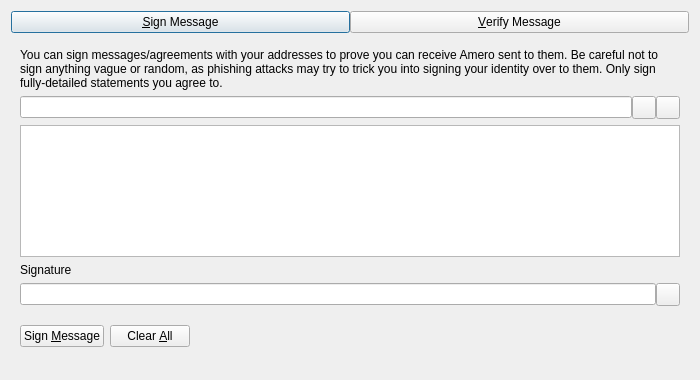
<?xml version="1.0" encoding="UTF-8"?>
<ui version="4.0">
 <class>SignVerifyMessageDialog</class>
 <widget class="QDialog" name="SignVerifyMessageDialog">
  <property name="geometry">
   <rect>
    <x>0</x>
    <y>0</y>
    <width>700</width>
    <height>380</height>
   </rect>
  </property>
  <property name="windowTitle">
   <string>Signatures - Sign / Verify a Message</string>
  </property>
  <property name="modal">
   <bool>true</bool>
  </property>
  <layout class="QVBoxLayout" name="verticalLayout">
   <item>
    <layout class="QHBoxLayout" name="horizontalLayout_Buttons_2">
     <property name="spacing">
      <number>0</number>
     </property>
     <property name="topMargin">
      <number>0</number>
     </property>
     <item>
      <widget class="QPushButton" name="btnSignMessage">
       <property name="text">
        <string>&amp;Sign Message</string>
       </property>
       <property name="checkable">
        <bool>true</bool>
       </property>
      </widget>
     </item>
     <item>
      <widget class="QPushButton" name="btnVerifyMessage">
       <property name="text">
        <string>&amp;Verify Message</string>
       </property>
       <property name="checkable">
        <bool>true</bool>
       </property>
      </widget>
     </item>
    </layout>
   </item>
   <item>
    <widget class="QStackedWidget" name="stackedWidgetSig">
     <property name="minimumSize">
      <size>
       <width>0</width>
       <height>0</height>
      </size>
     </property>
     <property name="currentIndex">
      <number>0</number>
     </property>
     <widget class="QWidget" name="pageSignMessage">
      <layout class="QVBoxLayout" name="verticalLayout_SM">
       <item>
        <widget class="QLabel" name="infoLabel_SM">
         <property name="text">
          <string>You can sign messages/agreements with your addresses to prove you can receive Amero sent to them. Be careful not to sign anything vague or random, as phishing attacks may try to trick you into signing your identity over to them. Only sign fully-detailed statements you agree to.</string>
         </property>
         <property name="textFormat">
          <enum>Qt::PlainText</enum>
         </property>
         <property name="wordWrap">
          <bool>true</bool>
         </property>
        </widget>
       </item>
       <item>
        <layout class="QHBoxLayout" name="horizontalLayout_1_SM">
         <property name="spacing">
          <number>0</number>
         </property>
         <item>
          <widget class="QValidatedLineEdit" name="addressIn_SM">
           <property name="toolTip">
            <string>The Amero address to sign the message with</string>
           </property>
          </widget>
         </item>
         <item>
          <widget class="QToolButton" name="addressBookButton_SM">
           <property name="toolTip">
            <string>Choose previously used address</string>
           </property>
           <property name="text">
            <string/>
           </property>
           <property name="shortcut">
            <string>Alt+A</string>
           </property>
          </widget>
         </item>
         <item>
          <widget class="QToolButton" name="pasteButton_SM">
           <property name="toolTip">
            <string>Paste address from clipboard</string>
           </property>
           <property name="text">
            <string/>
           </property>
           <property name="shortcut">
            <string>Alt+P</string>
           </property>
          </widget>
         </item>
        </layout>
       </item>
       <item>
        <widget class="QPlainTextEdit" name="messageIn_SM">
         <property name="toolTip">
          <string>Enter the message you want to sign here</string>
         </property>
        </widget>
       </item>
       <item>
        <widget class="QLabel" name="signatureLabel_SM">
         <property name="text">
          <string>Signature</string>
         </property>
         <property name="textFormat">
          <enum>Qt::PlainText</enum>
         </property>
        </widget>
       </item>
       <item>
        <layout class="QHBoxLayout" name="horizontalLayout_2_SM">
         <property name="spacing">
          <number>0</number>
         </property>
         <item>
          <widget class="QLineEdit" name="signatureOut_SM">
           <property name="readOnly">
            <bool>true</bool>
           </property>
          </widget>
         </item>
         <item>
          <widget class="QToolButton" name="copySignatureButton_SM">
           <property name="toolTip">
            <string>Copy the current signature to the system clipboard</string>
           </property>
           <property name="text">
            <string/>
           </property>
          </widget>
         </item>
        </layout>
       </item>
       <item>
        <layout class="QHBoxLayout" name="horizontalLayout_3_SM">
         <item>
          <widget class="QPushButton" name="signMessageButton_SM">
           <property name="toolTip">
            <string>Sign the message to prove you own this Amero address</string>
           </property>
           <property name="text">
            <string>Sign &amp;Message</string>
           </property>
           <property name="autoDefault">
            <bool>false</bool>
           </property>
          </widget>
         </item>
         <item>
          <widget class="QPushButton" name="clearButton_SM">
           <property name="toolTip">
            <string>Reset all sign message fields</string>
           </property>
           <property name="text">
            <string>Clear &amp;All</string>
           </property>
           <property name="autoDefault">
            <bool>false</bool>
           </property>
          </widget>
         </item>
         <item>
          <spacer name="horizontalSpacer_1_SM">
           <property name="orientation">
            <enum>Qt::Horizontal</enum>
           </property>
           <property name="sizeHint" stdset="0">
            <size>
             <width>40</width>
             <height>48</height>
            </size>
           </property>
          </spacer>
         </item>
         <item>
          <widget class="QLabel" name="statusLabel_SM">
           <property name="text">
            <string/>
           </property>
           <property name="wordWrap">
            <bool>true</bool>
           </property>
          </widget>
         </item>
         <item>
          <spacer name="horizontalSpacer_2_SM">
           <property name="orientation">
            <enum>Qt::Horizontal</enum>
           </property>
           <property name="sizeHint" stdset="0">
            <size>
             <width>40</width>
             <height>48</height>
            </size>
           </property>
          </spacer>
         </item>
        </layout>
       </item>
      </layout>
     </widget>
     <widget class="QWidget" name="pageVerifyMessage">
      <layout class="QVBoxLayout" name="verticalLayout_VM">
       <item>
        <widget class="QLabel" name="infoLabel_VM">
         <property name="text">
          <string>Enter the receiver's address, message (ensure you copy line breaks, spaces, tabs, etc. exactly) and signature below to verify the message. Be careful not to read more into the signature than what is in the signed message itself, to avoid being tricked by a man-in-the-middle attack. Note that this only proves the signing party receives with the address, it cannot prove sendership of any transaction!</string>
         </property>
         <property name="textFormat">
          <enum>Qt::PlainText</enum>
         </property>
         <property name="alignment">
          <set>Qt::AlignLeading|Qt::AlignLeft|Qt::AlignTop</set>
         </property>
         <property name="wordWrap">
          <bool>true</bool>
         </property>
        </widget>
       </item>
       <item>
        <layout class="QHBoxLayout" name="horizontalLayout_1_VM">
         <property name="spacing">
          <number>0</number>
         </property>
         <item>
          <widget class="QValidatedLineEdit" name="addressIn_VM">
           <property name="toolTip">
            <string>The Amero address the message was signed with</string>
           </property>
          </widget>
         </item>
         <item>
          <widget class="QToolButton" name="addressBookButton_VM">
           <property name="toolTip">
            <string>Choose previously used address</string>
           </property>
           <property name="text">
            <string/>
           </property>
           <property name="shortcut">
            <string>Alt+A</string>
           </property>
          </widget>
         </item>
        </layout>
       </item>
       <item>
        <widget class="QPlainTextEdit" name="messageIn_VM"/>
       </item>
       <item>
        <widget class="QValidatedLineEdit" name="signatureIn_VM"/>
       </item>
       <item>
        <layout class="QHBoxLayout" name="horizontalLayout_2_VM">
         <item>
          <widget class="QPushButton" name="verifyMessageButton_VM">
           <property name="toolTip">
            <string>Verify the message to ensure it was signed with the specified Amero address</string>
           </property>
           <property name="text">
            <string>Verify &amp;Message</string>
           </property>
           <property name="autoDefault">
            <bool>false</bool>
           </property>
          </widget>
         </item>
         <item>
          <widget class="QPushButton" name="clearButton_VM">
           <property name="toolTip">
            <string>Reset all verify message fields</string>
           </property>
           <property name="text">
            <string>Clear &amp;All</string>
           </property>
           <property name="autoDefault">
            <bool>false</bool>
           </property>
          </widget>
         </item>
         <item>
          <spacer name="horizontalSpacer_1_VM">
           <property name="orientation">
            <enum>Qt::Horizontal</enum>
           </property>
           <property name="sizeHint" stdset="0">
            <size>
             <width>40</width>
             <height>48</height>
            </size>
           </property>
          </spacer>
         </item>
         <item>
          <widget class="QLabel" name="statusLabel_VM">
           <property name="text">
            <string/>
           </property>
           <property name="wordWrap">
            <bool>true</bool>
           </property>
          </widget>
         </item>
         <item>
          <spacer name="horizontalSpacer_2_VM">
           <property name="orientation">
            <enum>Qt::Horizontal</enum>
           </property>
           <property name="sizeHint" stdset="0">
            <size>
             <width>40</width>
             <height>48</height>
            </size>
           </property>
          </spacer>
         </item>
        </layout>
       </item>
      </layout>
     </widget>
    </widget>
   </item>
  </layout>
 </widget>
 <customwidgets>
  <customwidget>
   <class>QValidatedLineEdit</class>
   <extends>QLineEdit</extends>
   <header>qt/qvalidatedlineedit.h</header>
  </customwidget>
 </customwidgets>
 <resources>
  <include location="../amero.qrc"/>
 </resources>
 <connections/>
</ui>
